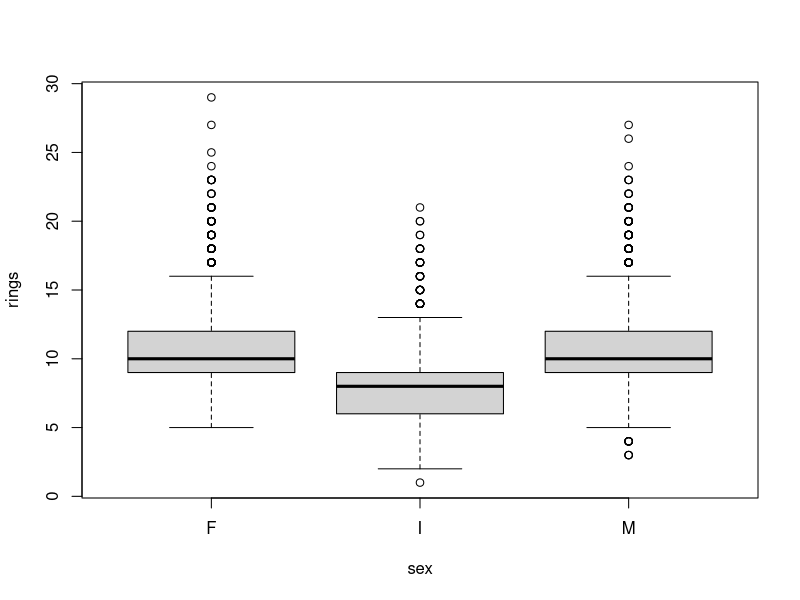
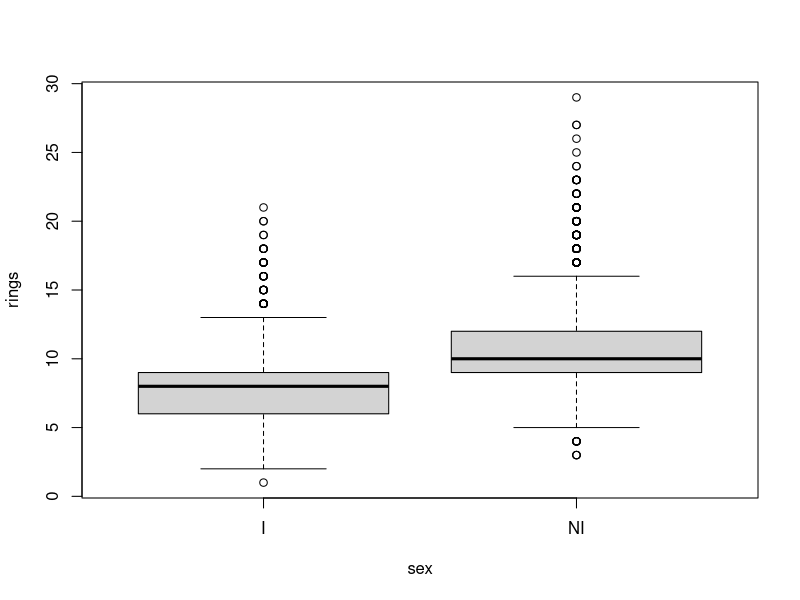

Source code (R) for these figures, in order: (Note: this script raises an error after producing the figures.)
abalone <- read.csv( 'Abalone.csv' )
View( abalone )

boxplot(rings~sex, data=abalone )          # we can see that there is no big difference between M and F
abalone$sex <- as.character( abalone$sex ) # thats why we decide to merge them and call NI (not infant)
abalone$sex

abalone$sex [ abalone$sex != 'I' ] <- 'NI' # subset M and F with NI
abalone$sex                                # see result
boxplot(rings~sex, data=abalone )


abalone$sex <- as.factor( abalone$sex )    # make sex a factor variable
abalone$sex                                # see results

cor( abalone[,-c(1)] )  # correlation between every element in abalone except the sex (as it is not numeric)


model <- lm( rings~., data = abalone )         # linear model. rings is the independent variable
summary( model )

model2 <- lm( rings~. - length, data = abalone) # exclude length
summary( model2 )

set.seed( 1997 )
sub <- sample( nrow( abalone ), floor( nrow( abalone ) * 0.7 ) ) # geenrate nrow( abalone )*0.7 integers that rage from 1 to nrow( abalone )

train <- abalone[ sub,]   # use the generated rows as a train data i.e 70% of the whole data
test <- abalone[ -sub, ]  # use the rest of the data as a test

setToBeRemoved <- c(1, 2, 3, 4, 5, 6, 7) # remove highly correlated (to each other not to rings) variabes
subTrain <- train[ -setToBeRemoved ]     # construct a new set for training that doesn't include the highly correlated variables
subTest <- test[ -setToBeRemoved ]       # construct a new set for testing that doesn't include the highly correlated variables

lm( rings~. , data = subTrain )
lm( rings~. , data = subTest )

Model1 <- lm( rings ~ sex + height + weight.w, data = train ) # linear model that takes into account sex, height, weight.w
Model2 <- lm( rings ~ height + weight.w, data = train )       # linear model that takes into account height, weight.w
Model3 <- lm( rings ~ sex + weight.w, data = train )          # linear model that takes into account sex, weight.w
Model


library( memisc )
mtable( Model1, Model2, Model3 ) # compare models


baseline <- sqrt( mean( ( test$rings - mean(train$rings) )^2 ) )
baseline


p1 <- predict( Model1, newdata = test ) # make prediction with Model1 on test data
p2 <- predict( Model2, newdata = test ) # make prediction with Model2 on test data
p3 <- predict( Model3, newdata = test ) # make prediction with Model3 on test data


rmse1 <- sqrt( mean( ( test$rings - p1 )^2 ) )
rmse2 <- sqrt( mean( ( test$rings - p2 )^2 ) )
rmse3 <- sqrt( mean( ( test$rings - p3 )^2 ) )
rmse1
rmse2
rmse3
